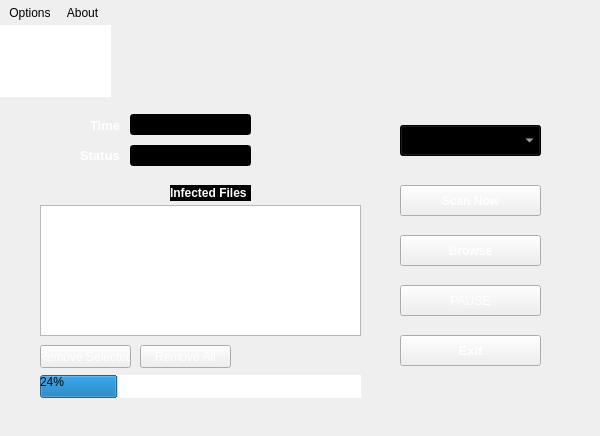
<?xml version="1.0" encoding="UTF-8"?>
<ui version="4.0">
 <class>MainWindow</class>
 <widget class="QMainWindow" name="MainWindow">
  <property name="geometry">
   <rect>
    <x>0</x>
    <y>0</y>
    <width>600</width>
    <height>436</height>
   </rect>
  </property>
  <property name="font">
   <font>
    <kerning>true</kerning>
   </font>
  </property>
  <property name="windowTitle">
   <string>Genome Antivirus</string>
  </property>
  <property name="styleSheet">
   <string notr="true">background-image: url(:/images/background.png);
border-color: rgb(0, 0, 0);
</string>
  </property>
  <property name="unifiedTitleAndToolBarOnMac">
   <bool>false</bool>
  </property>
  <widget class="QWidget" name="centralWidget">
   <widget class="QGraphicsView" name="graphicsView">
    <property name="geometry">
     <rect>
      <x>-10</x>
      <y>-9</y>
      <width>121</width>
      <height>81</height>
     </rect>
    </property>
    <property name="frameShape">
     <enum>QFrame::NoFrame</enum>
    </property>
    <property name="lineWidth">
     <number>1</number>
    </property>
   </widget>
   <widget class="QPushButton" name="pushButton_3">
    <property name="geometry">
     <rect>
      <x>400</x>
      <y>210</y>
      <width>141</width>
      <height>31</height>
     </rect>
    </property>
    <property name="font">
     <font>
      <weight>75</weight>
      <bold>true</bold>
     </font>
    </property>
    <property name="styleSheet">
     <string notr="true">color: rgb(255, 255, 255);</string>
    </property>
    <property name="text">
     <string>Browse</string>
    </property>
   </widget>
   <widget class="QComboBox" name="comboBox">
    <property name="geometry">
     <rect>
      <x>400</x>
      <y>100</y>
      <width>141</width>
      <height>31</height>
     </rect>
    </property>
    <property name="styleSheet">
     <string notr="true">background-color: rgb(0, 0, 0);
color: rgb(255, 255, 255);
</string>
    </property>
   </widget>
   <widget class="QPushButton" name="pushButton_2">
    <property name="geometry">
     <rect>
      <x>400</x>
      <y>310</y>
      <width>141</width>
      <height>31</height>
     </rect>
    </property>
    <property name="font">
     <font>
      <pointsize>10</pointsize>
      <weight>75</weight>
      <bold>true</bold>
     </font>
    </property>
    <property name="styleSheet">
     <string notr="true">color: rgb(255, 255, 255);</string>
    </property>
    <property name="text">
     <string>Exit</string>
    </property>
   </widget>
   <widget class="QLabel" name="label_2">
    <property name="geometry">
     <rect>
      <x>10</x>
      <y>0</y>
      <width>100</width>
      <height>51</height>
     </rect>
    </property>
    <property name="styleSheet">
     <string notr="true">background-image: url(:/images/dna.png);</string>
    </property>
    <property name="text">
     <string/>
    </property>
   </widget>
   <widget class="QListWidget" name="listWidget">
    <property name="geometry">
     <rect>
      <x>40</x>
      <y>180</y>
      <width>321</width>
      <height>131</height>
     </rect>
    </property>
    <property name="styleSheet">
     <string notr="true">color: rgb(255, 255, 255);</string>
    </property>
   </widget>
   <widget class="QPushButton" name="pushButton">
    <property name="geometry">
     <rect>
      <x>400</x>
      <y>160</y>
      <width>141</width>
      <height>31</height>
     </rect>
    </property>
    <property name="font">
     <font>
      <weight>75</weight>
      <bold>true</bold>
     </font>
    </property>
    <property name="styleSheet">
     <string notr="true">color: rgb(255, 255, 255);</string>
    </property>
    <property name="text">
     <string>Scan Now</string>
    </property>
   </widget>
   <widget class="QLabel" name="label">
    <property name="geometry">
     <rect>
      <x>110</x>
      <y>10</y>
      <width>471</width>
      <height>41</height>
     </rect>
    </property>
    <property name="styleSheet">
     <string notr="true">background-image: url(:/images/logo.png);</string>
    </property>
    <property name="text">
     <string/>
    </property>
   </widget>
   <widget class="QPushButton" name="pushButton_4">
    <property name="geometry">
     <rect>
      <x>40</x>
      <y>320</y>
      <width>91</width>
      <height>23</height>
     </rect>
    </property>
    <property name="styleSheet">
     <string notr="true">color: rgb(255, 255, 255);</string>
    </property>
    <property name="text">
     <string>Remove Selected</string>
    </property>
   </widget>
   <widget class="QPushButton" name="pushButton_5">
    <property name="geometry">
     <rect>
      <x>140</x>
      <y>320</y>
      <width>91</width>
      <height>23</height>
     </rect>
    </property>
    <property name="styleSheet">
     <string notr="true">color: rgb(255, 255, 255);</string>
    </property>
    <property name="text">
     <string>Remove All</string>
    </property>
   </widget>
   <widget class="QProgressBar" name="progressBar">
    <property name="geometry">
     <rect>
      <x>40</x>
      <y>350</y>
      <width>321</width>
      <height>23</height>
     </rect>
    </property>
    <property name="value">
     <number>24</number>
    </property>
   </widget>
   <widget class="QLabel" name="label_3">
    <property name="geometry">
     <rect>
      <x>80</x>
      <y>120</y>
      <width>51</width>
      <height>20</height>
     </rect>
    </property>
    <property name="font">
     <font>
      <pointsize>10</pointsize>
      <weight>75</weight>
      <bold>true</bold>
     </font>
    </property>
    <property name="styleSheet">
     <string notr="true">color: rgb(255, 255, 255);</string>
    </property>
    <property name="text">
     <string>Status</string>
    </property>
   </widget>
   <widget class="QLabel" name="label_4">
    <property name="geometry">
     <rect>
      <x>170</x>
      <y>160</y>
      <width>81</width>
      <height>16</height>
     </rect>
    </property>
    <property name="font">
     <font>
      <weight>75</weight>
      <bold>true</bold>
     </font>
    </property>
    <property name="styleSheet">
     <string notr="true">color: rgb(255, 255, 255);
background-color: rgb(0, 0, 0);</string>
    </property>
    <property name="text">
     <string>Infected Files</string>
    </property>
   </widget>
   <widget class="QLabel" name="elapsedTimeText">
    <property name="geometry">
     <rect>
      <x>90</x>
      <y>90</y>
      <width>31</width>
      <height>20</height>
     </rect>
    </property>
    <property name="font">
     <font>
      <pointsize>10</pointsize>
      <weight>75</weight>
      <bold>true</bold>
     </font>
    </property>
    <property name="styleSheet">
     <string notr="true">color: rgb(255, 255, 255);</string>
    </property>
    <property name="text">
     <string>Time </string>
    </property>
   </widget>
   <widget class="QPushButton" name="pushButton_6">
    <property name="geometry">
     <rect>
      <x>400</x>
      <y>260</y>
      <width>141</width>
      <height>31</height>
     </rect>
    </property>
    <property name="styleSheet">
     <string notr="true">color: rgb(255, 255, 255);</string>
    </property>
    <property name="text">
     <string>PAUSE</string>
    </property>
   </widget>
   <widget class="QLineEdit" name="lineEdit_2">
    <property name="geometry">
     <rect>
      <x>130</x>
      <y>89</y>
      <width>121</width>
      <height>21</height>
     </rect>
    </property>
    <property name="font">
     <font>
      <pointsize>10</pointsize>
     </font>
    </property>
    <property name="styleSheet">
     <string notr="true">background-color: rgb(0, 0, 0);
color: rgb(255, 255, 255);</string>
    </property>
    <property name="text">
     <string/>
    </property>
   </widget>
   <widget class="QLineEdit" name="lineEdit_3">
    <property name="geometry">
     <rect>
      <x>130</x>
      <y>120</y>
      <width>121</width>
      <height>21</height>
     </rect>
    </property>
    <property name="font">
     <font>
      <pointsize>10</pointsize>
     </font>
    </property>
    <property name="styleSheet">
     <string notr="true">background-color: rgb(0, 0, 0);
color: rgb(255, 255, 255);</string>
    </property>
    <property name="text">
     <string/>
    </property>
   </widget>
  </widget>
  <widget class="QStatusBar" name="statusBar"/>
  <widget class="QToolBar" name="toolBar">
   <property name="windowTitle">
    <string>toolBar</string>
   </property>
   <property name="movable">
    <bool>false</bool>
   </property>
   <attribute name="toolBarArea">
    <enum>TopToolBarArea</enum>
   </attribute>
   <attribute name="toolBarBreak">
    <bool>false</bool>
   </attribute>
   <addaction name="actionOptions"/>
   <addaction name="actionAbout"/>
  </widget>
  <action name="actionOptions">
   <property name="icon">
    <iconset resource="genome.qrc">
     <normaloff>:/images/options.png</normaloff>:/images/options.png</iconset>
   </property>
   <property name="text">
    <string>Options</string>
   </property>
   <property name="toolTip">
    <string>Options</string>
   </property>
  </action>
  <action name="actionAbout">
   <property name="icon">
    <iconset resource="genome.qrc">
     <normaloff>:/images/about.png</normaloff>:/images/about.png</iconset>
   </property>
   <property name="text">
    <string>About</string>
   </property>
   <property name="toolTip">
    <string>About</string>
   </property>
  </action>
 </widget>
 <layoutdefault spacing="6" margin="11"/>
 <resources>
  <include location="genome.qrc"/>
 </resources>
 <connections/>
</ui>
